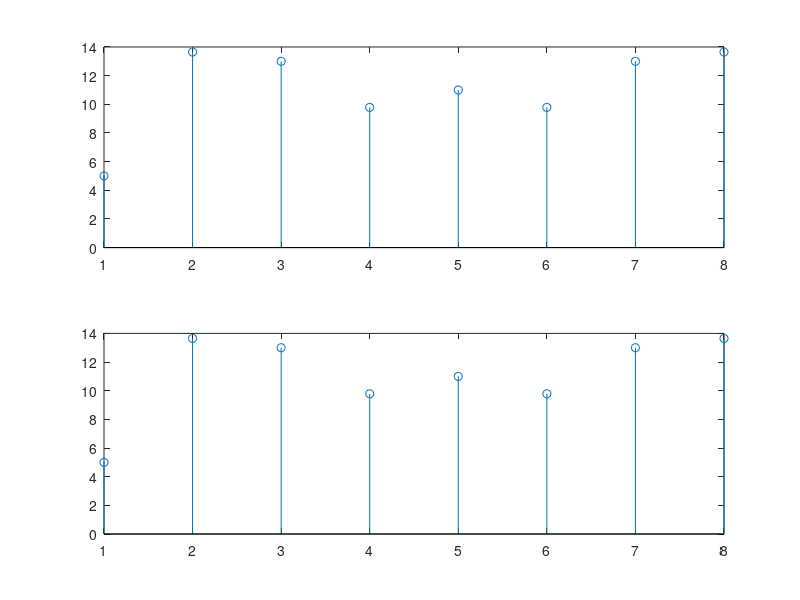

Write the MATLAB code that produced this figure.
x = [1 5 3 -1 -2 -3 1 -9];


X_0 = fft(x);
subplot(2,1,1)
stem(abs(X_0))
hold on



N = length(x);
W = exp(j*2*pi*[0:(N/2)-1]/N);


X_2 =  x;



% Camada 1
% 0 4 ; 2 6 ; 1 5 ; 3 7
% 0 4 ; 0 4 ; 0 4 ; 0 4 --> 0 0 ; 0 0 ; 0 0 ; 0 0 
temp = X_2(0+1);
X_2(0+1) = temp+W(0+1).*X_2(4+1);
X_2(4+1) = temp-W(0+1).*X_2(4+1);
temp = X_2(2+1);
X_2(2+1) = temp+W(0+1).*X_2(6+1);
X_2(6+1) = temp-W(0+1).*X_2(6+1);
temp = X_2(1+1);
X_2(1+1) = temp+W(0+1).*X_2(5+1);
X_2(5+1) = temp-W(0+1).*X_2(5+1);
temp = X_2(3+1);
X_2(3+1) = temp+W(0+1).*X_2(7+1);
X_2(7+1) = temp-W(0+1).*X_2(7+1);

% Camada 2
% 0 2 ; 4 6 ; 1 3 ; 5 7
% 0 4 ; 2 6 ; 0 4 ; 2 6 -->  0 0 ; 2 2 ; 0 0 ; 2 2
temp = X_2(1);
X_2(1) = temp+W(0+1).*X_2(3);
X_2(3) = temp-W(0+1).*X_2(3);
temp = X_2(5);
X_2(5) = temp+W(2+1).*X_2(7);
X_2(7) = temp-W(2+1).*X_2(7);
temp = X_2(2);
X_2(2) = temp+W(0+1).*X_2(4);
X_2(4) = temp-W(0+1).*X_2(4);
temp = X_2(6);
X_2(6) = temp+W(2+1).*X_2(8);
X_2(8) = temp-W(2+1).*X_2(8);

% Camada 3
% 0 1 ; 4 5 ; 2 3 ; 6 7
% 0 4 ; 1 5 ; 2 6 ; 3 7 -->  0 0 ; 1 1 ; 2 2 ; 3 3
temp = X_2(1);
X_2(1) = temp+W(0+1).*X_2(2);
X_2(2) = temp-W(0+1).*X_2(2);
temp = X_2(5);
X_2(5) = temp+W(1+1).*X_2(6);
X_2(6) = temp-W(1+1).*X_2(6);
temp = X_2(3);
X_2(3) = temp+W(2+1).*X_2(4);
X_2(4) = temp-W(2+1).*X_2(4);
temp = X_2(7);
X_2(7) = temp+W(3+1).*X_2(8);
X_2(8) = temp-W(3+1).*X_2(8);

shuffleButerfly = bi2de(de2bi(0:N-1,log2(N),'left-msb'))+1;
X_2 = X_2(shuffleButerfly);

subplot(2,1,2)
stem(abs(X_2))


%
%for c = 1:1:log2(N)
%    c
%end
%
hold off
